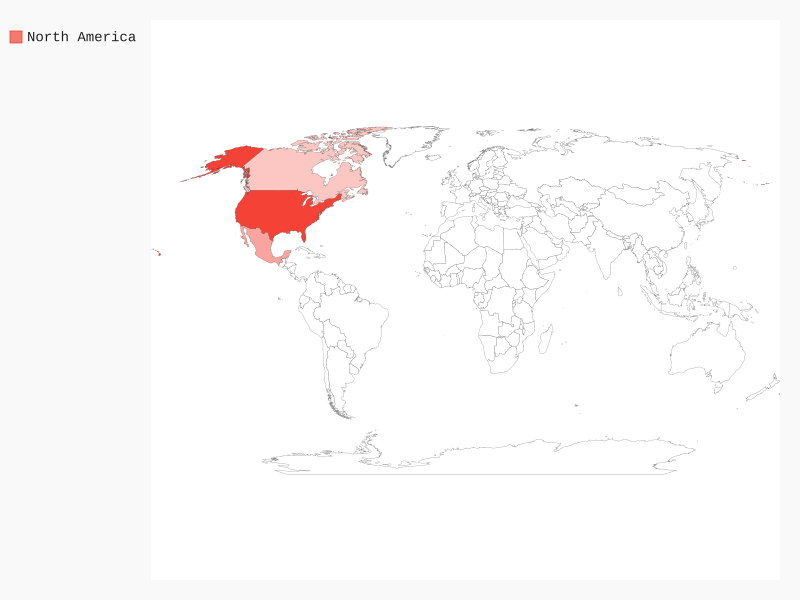

This figure's Python source:
import pygal

wm = pygal.maps.world.World()
wm.tltle = "Populations of Countries in North America:"
wm.add("North America", {'ca': 30000000, 'us': 300000000, 'mx': 100000000})
wm.render_to_file('na_populations.svg')
